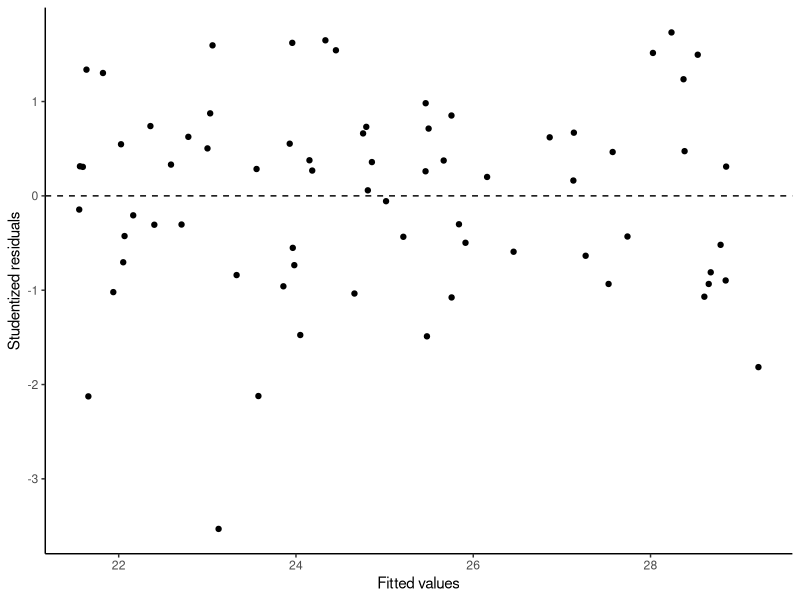
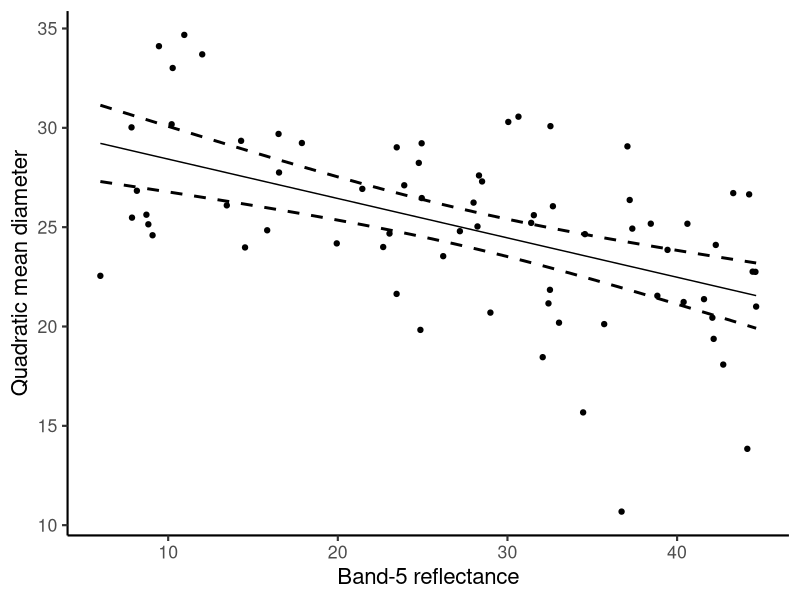

Source code (R) for these figures, in order:
## ---- chunk 1
#| include: false
knitr::opts_chunk$set(echo = F, fig.align = "center")
library(tidyverse)
library(patchwork)
## ---- chunk 2
set.seed(5621)

# simulate data
  n <- 70
  n_train <- n * 0.9
  n_test <- n * 0.1
  beta <- c(30, -0.2)
  X <- cbind(
    rep(1, n),
    runif(n, min = 5, 45)
  )
  dat <- tibble(
    b5 = X[,2],
    y = X%*%beta + rnorm(n, sd = 4)
  )
  
# fit the model
  fit <- lm(y ~ b5, data = dat)
  
# add residuals
  dat <- dat %>% mutate(
    res = rstudent(fit),
    fitted = fitted(fit)
  )
  
# make predictions
  dat <- dat %>% mutate(
    pred = predict(fit, dat),
    low = predict(fit, dat, interval = "confidence")[,2],
    high = predict(fit, dat, interval = "confidence")[,3],
  )
  
# get CIs
  cis <- confint(fit)
  
# get p-values
  pvals <- summary(fit)$coefficients[,4]
  
# get R-squared
  r2 <- summary(fit)$adj.r.squared
## ---- chunk 3
#| label: "fig-resids"
#| fig-height: 3
#| out-width: "70%"
#| fig-cap: "Studentized residuals versus the fitted values."
#| 

(rvf <- ggplot(dat, aes(x = fitted, y = res)) +
  geom_point() +
  geom_hline(yintercept = 0, linetype = "dashed") +
  theme_classic() +
  xlab("Fitted values") +
  ylab("Studentized residuals"))

## ---- chunk 4
#| warning: false
#| label: "fig-pred-plot"
#| out-width: "70%"
#| fig-cap: "Fitted model with 95\\% confidence intervals."

ggplot(data = dat, aes(x = b5, y = y)) +
  geom_point() +
  geom_line(aes(y = pred)) +
  geom_line(aes(y = high), linetype = "dashed", linewidth = 1) +
  geom_line(aes(y = low), linetype = "dashed", linewidth = 1) +
  theme_classic(base_size = 16) +
  ylab("Quadratic mean diameter") +
  xlab("Band-5 reflectance")

